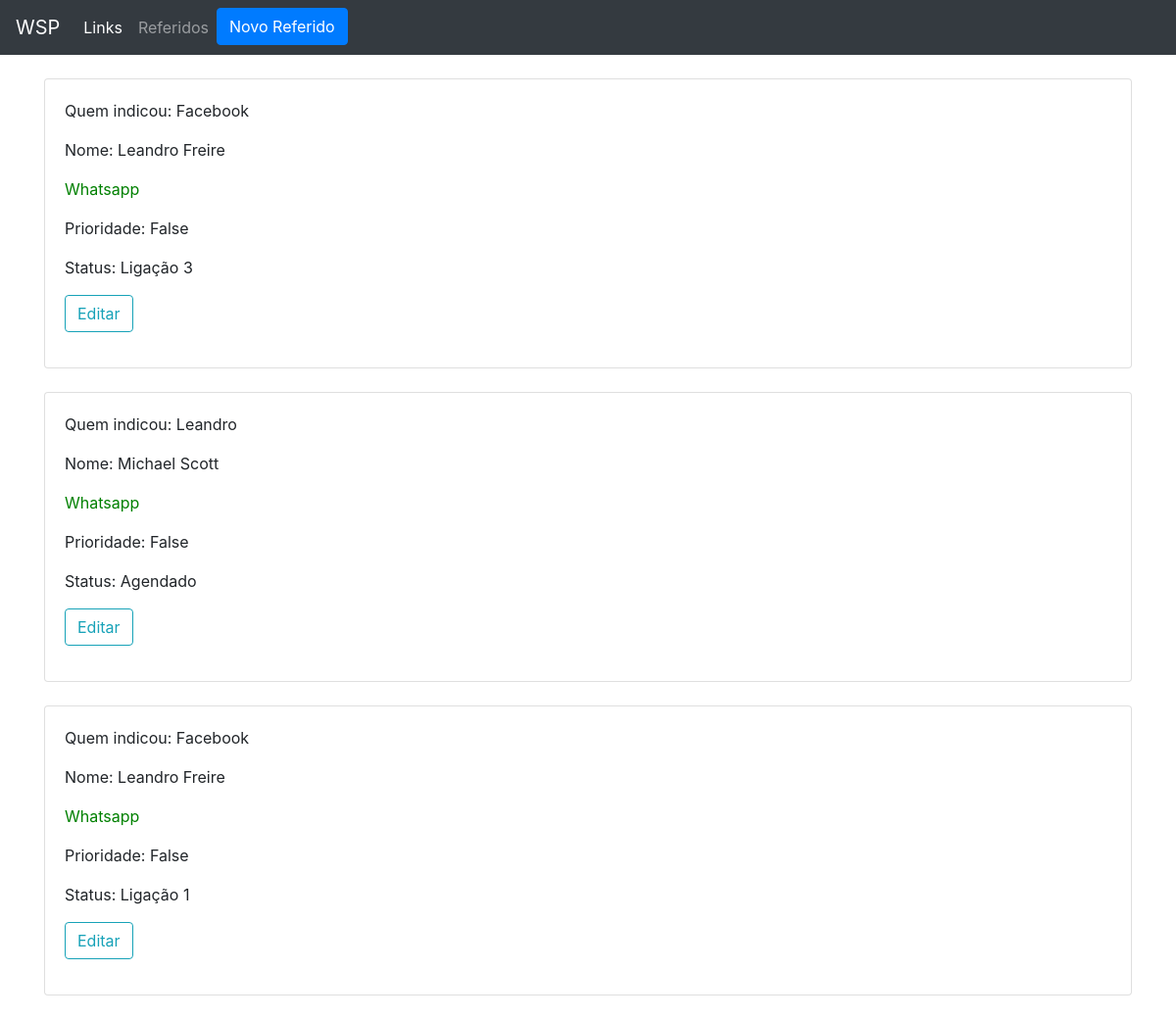
The page /referidos on the database as committed earlier.
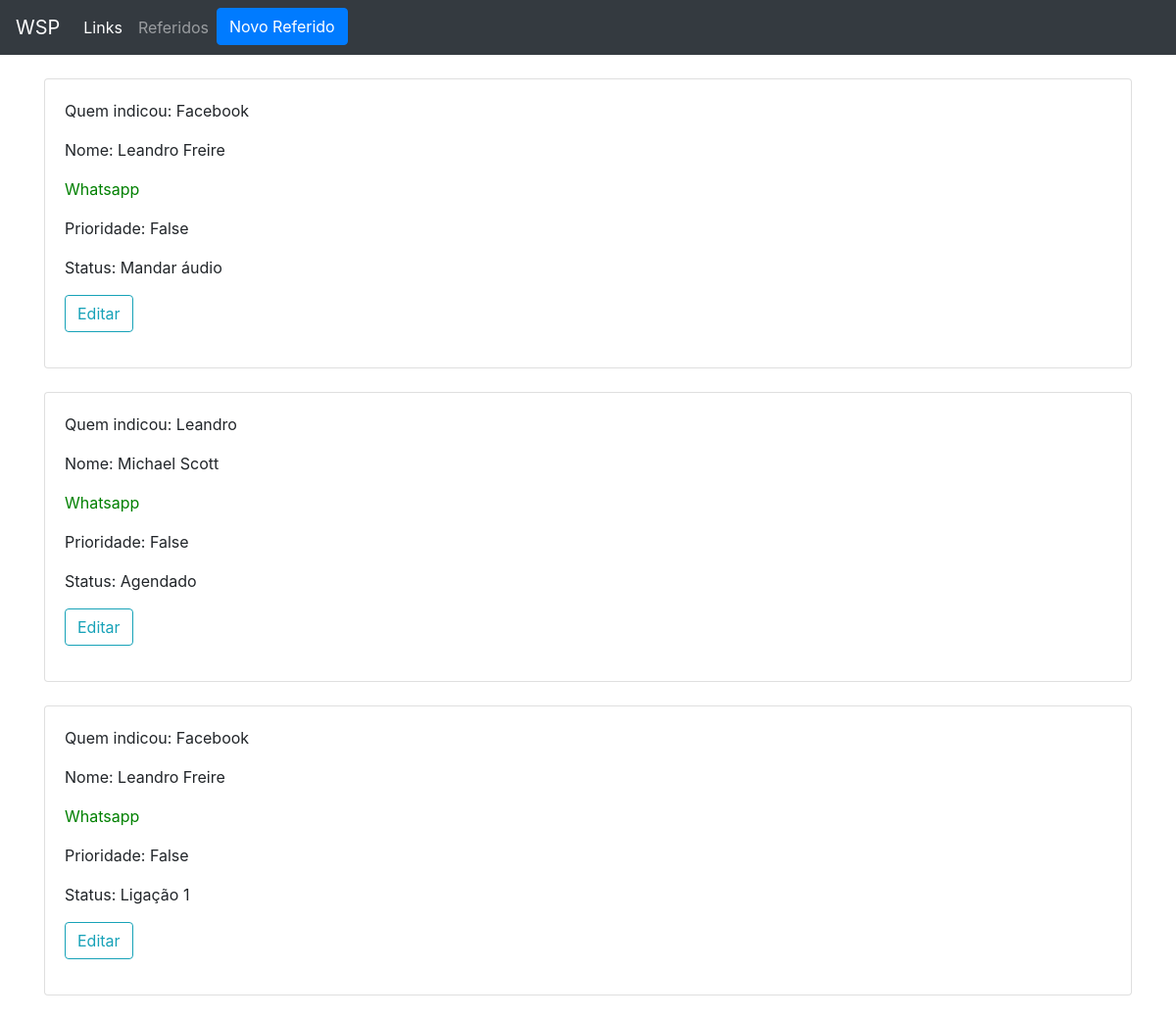
The same page on the database as committed later.
### referidos/models.py (models this page shows, shortened)
class Referido(models.Model):
    nome = models.CharField(max_length=200)
    telefone = models.CharField(max_length=200)
    prioridade = models.BooleanField()
    status = models.CharField(max_length=200, choices=STATUS_REFERIDOS, default='Iniciar')
    data_agendamento = models.DateTimeField(null=True, blank=True)
    quem_indicou = models.CharField(max_length=200, default='')

### referidos/views.py (the view)
# urls.py: path('referidos', views.list_referidos, name='referidos'),
def list_referidos(request):
    referidos = Referido.objects.filter()
    return render(request, 'referidos/lista_referidos.html', {'referidos': referidos})

### referidos/templates/referidos/lista_referidos.html (shortened to what this page needs)
{% extends 'referidos/base.html' %}
{% block content %}
{% for referido in referidos %}
<div class="card">
    <div class="card-body">
        <p>Quem indicou: {{ referido.quem_indicou }}</p>
        <p>Nome: {{ referido.nome }} </p>
        <p> <a href="https://wa.me/{{ referido.telefone }}" target="_blank">Whatsapp</a> </p>
        <p>Prioridade: {{ referido.prioridade }} </p>
        <p>Status: {{ referido.status }} </p>
        <p><a href="{% url 'referido_edit' pk=referido.pk %}" class="btn btn-outline-info" role="button">Editar</a></p>
    </div>
</div>
<br>
{% endfor %}
{% endblock %}

### referidos/templates/referidos/base.html (shortened to what this page needs)
{% load static %}
<html lang="en">
<head>
    <link rel="stylesheet" href="{% static 'css/bootstrap.min.css' %}">
    <link rel="stylesheet" href="{% static 'fa/css/all.min.css' %}">
    <link rel="stylesheet" href="{% static 'css/style.css' %}">
</head>
<body>
    <nav class="navbar navbar-expand-lg navbar-dark bg-dark">
        <a class="navbar-brand" href="/referidos">WSP</a>
        <div class="collapse navbar-collapse" id="navbarNav">
        <ul class="navbar-nav">
            <li class="nav-item active">
                <a class="nav-link" href="/">Links <span class="sr-only">(current)</span></a>
            </li>
            <li class="nav-item">
                <a class="nav-link" href="/referidos">Referidos</a>
            </li>
            <li class="nav-item">
                <a class="btn btn-primary" href="referidos/new" role="button">Novo Referido</a>
            </li>
        </ul>
        </div>
    </nav>
    <div class="container">
        <br>
        {% block content %}
        {% endblock %}
    </div>
</body>
</html>

### referidos/static/css/style.css (style rules this page uses)
a { text-decoration: none; color: green; }

Rows that differ between the two databases and show on the page:
changed Referido: status "Ligação 3" → "Mandar áudio"
